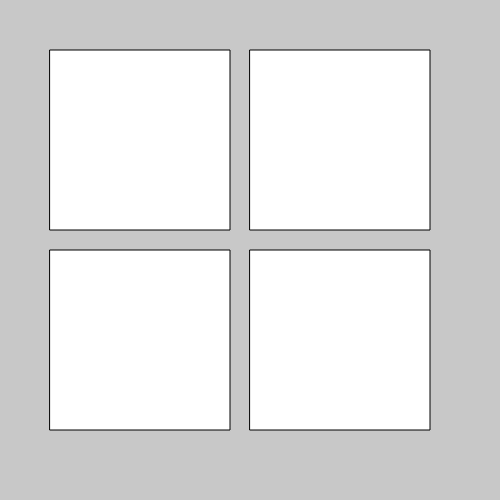
Frame 1 (no input)
Frame 60 (no input): identical to frame 1, image omitted
Frame 120 (the mouse pressed at the canvas centre since frame 60): identical to frame 1, image omitted

The p5.js sketch that drew this single still picture (run headless with seeded random() and noise() and a simulated clock; from frame 60 on, the mouse is pressed at the canvas centre):

// p5.js sketch
// ── sketch.js
let barCharts = []

function setup(){
    createCanvas(500,500);

    barCharts.push(new BarChart(180,180,50,50));
    barCharts.push(new BarChart(180,180,250,50));
    barCharts.push(new BarChart(180,180,50,250));
    barCharts.push(new BarChart(180,180,250,250));

}

function draw(){
    background(200);

    // for(let i = 0; i<barCharts.length; i++){
    //     barCharts[i].render();
    // }

    
    barCharts.forEach(bar=> bar.render());
}



// ── BarChart.js
class BarChart{

    constructor(_chartWidth,_chartHeight,_xPos,_yPos){
        this.chartWidth= _chartWidth,
        this.chartHeight = _chartWidth,
        this.xPos = _xPos,
        this.yPos = _yPos;
    }

    render(){
        rect(this.xPos,this.yPos,this.chartWidth,this.chartHeight);
    }

}
